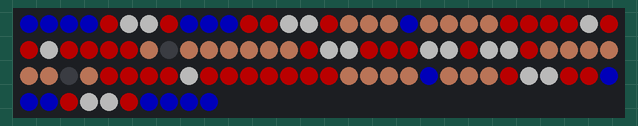
Recording of a sketch running on a simulated Arduino Uno, built with avr-gcc and run on an emulated ATmega328P. Shown: 100 RGB LEDs in strip order, left to right, continuing on the next row. Dim RGB values are drawn brighter than linear.

Above: at 2.31 s.

The sketch:

mario_mushroom.ino
```cpp
#include "FastLED.h"
#define NUM_LEDS 100
#define DATA_PIN 3

CRGB leds[NUM_LEDS];

void setup() {
  delay(2000);
  FastLED.addLeds<WS2811, DATA_PIN, RGB>(leds, NUM_LEDS);
  FastLED.setBrightness(70); //Number 0-255
  FastLED.clear();
}

//mushroom
int mr_head[]={4,7,11,12,15,24,25,26,27,29,30,32,33,34,35,44,47,48,49,52,55,64,65,66,67,69,70,71,72,73,74,75,84,87,88,92,95};
int mr_dot[]={5,6,13,14,28,31,45,46,50,51,53,54,68,85,86,93,94};
int mr_body_v1[]={16,17,18,20,21,22,23,38,39,40,41,42,43,56,57,58,59,60,61,76,77,78,79,81,82,83};
int mr_body_v2[]={16,17,18,20,21,22,23,36,38,39,40,41,42,43,56,57,58,59,60,61,63,76,77,78,79,81,82,83};
int mr_eye_v1[]={36,37,62,63};
int mr_eye_v2[]={37,62};
int mushroom_delay = 200;


void loop() {
  //mushroom
  //v1
  fill_solid(leds, NUM_LEDS, CRGB::Blue);
  for(int i=0;i<37;i++){
    leds[mr_head[i]] = CRGB::Red;
  }
  for(int i=0;i<17;i++){
    leds[mr_dot[i]] = CRGB::White;
  }
  for(int i=0;i<26;i++){
    leds[mr_body_v1[i]] = CRGB::LightSalmon;
  }
  for(int i=0;i<4;i++){
    leds[mr_eye_v1[i]] = CRGB::Black;
  }
  FastLED.show();
  FastLED.delay(mushroom_delay);

  //v2
  fill_solid(leds, NUM_LEDS, CRGB::Blue);
  for(int i=0;i<37;i++){
    leds[mr_head[i]] = CRGB::Red;
  }
  for(int i=0;i<17;i++){
    leds[mr_dot[i]] = CRGB::White;
  }
  for(int i=0;i<28;i++){
    leds[mr_body_v2[i]] = CRGB::LightSalmon;
  }
  for(int i=0;i<2;i++){
    leds[mr_eye_v2[i]] = CRGB::Black;
  }
  FastLED.show();
  FastLED.delay(mushroom_delay);

}
```
